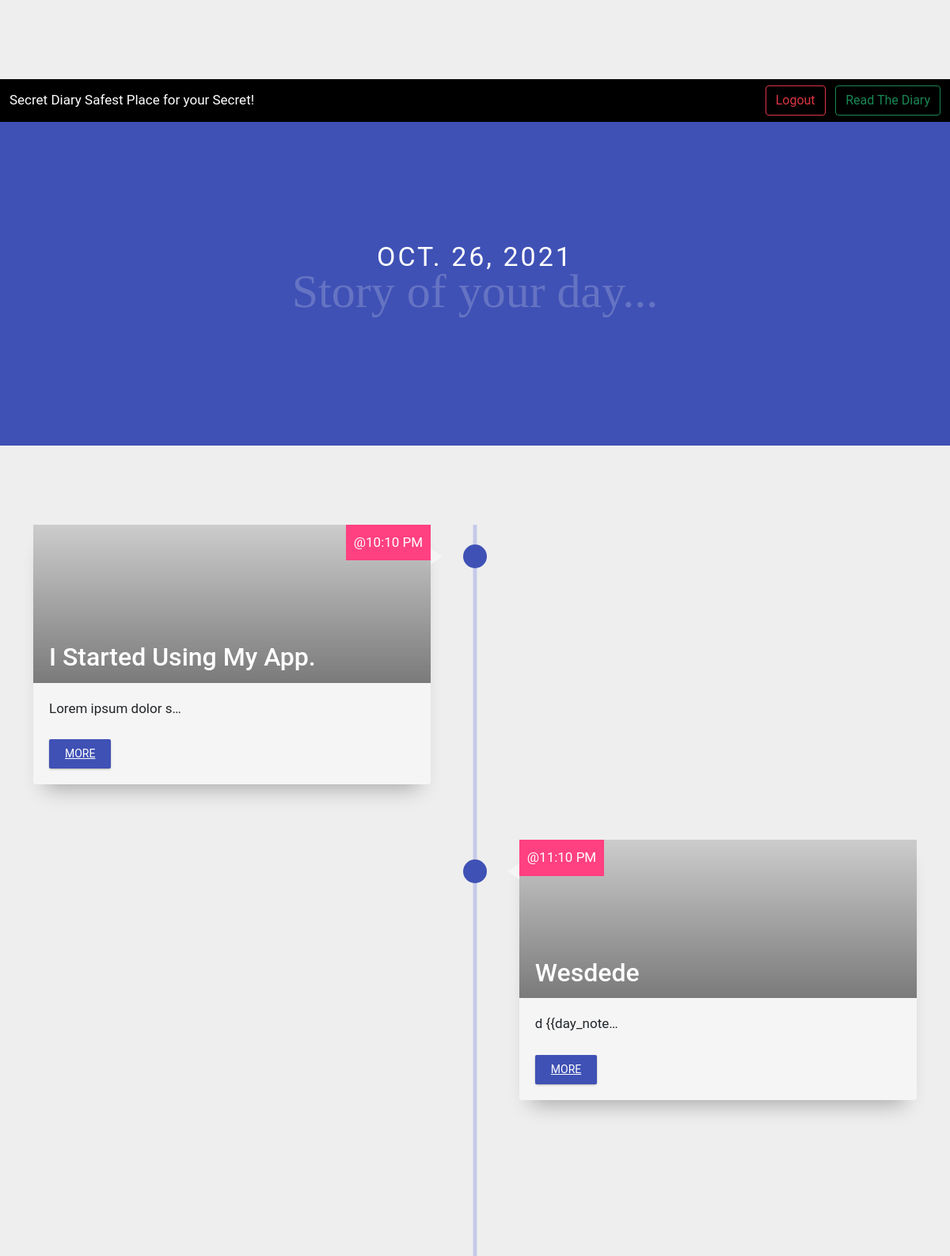
Page /show_date/2021/10/26/ (signed in) on the committed database.
### diary/models.py (models this page shows, shortened)
class Diary_Note(models.Model):
    Owner = models.ForeignKey(User, on_delete=models.CASCADE)
    Title = models.CharField(max_length=100)
    Body  = RichTextField()
    created_date = models.DateTimeField(default=timezone.now)
    def get_more_url(self):
        return reverse('diary:show_note',kwargs={'id':self.id})

### diary/views.py (the view)
# urls.py: path('show_date/<int:year>/<int:month>/<int:day>/',show_date,name='show_date'),
@login_required
def show_date(request,year,month,day):
    day_notes  = Diary_Note.objects.filter(Owner=request.user,
                                            created_date__year = year,
                                            created_date__month = month,
                                            created_date__day = day, )
    return render(request,'diary/day.html',{'day_notes':day_notes})

### templates/diary/day.html (shortened to what this page needs)
{% extends 'base.html' %}
{% load static %}
{%block content %}
<link rel="stylesheet" type="text/css" href="{%static 'css/day.css' %}">
<header>
    <div class="container text-center">
      <h1>{{day_notes.0.created_date|date}}</h1>
      <p>Story of your day...</p>
    </div>
  </header>
{% if  day_notes|length != 1 %}
  <section class="timeline">
    <div class="container">
    {% for note in day_notes %}
      <div class="timeline-item">
        <div class="timeline-img"></div>
        <div class="timeline-content timeline-card {%cycle 'js--fadeInRight' 'js--fadeInLeft' %}">
          <div class="timeline-img-header">
            <h2>{{note.Title|title}}</h2>
          </div>
          <div class="date">@{{note.created_date|date:'h:n A'}}</div>
          <div id='mydiv'>
          <p>{{note.Body|striptags|truncatechars:20}}</p>
          </div>
          <a href={{note.get_more_url}} id='btn-sm'>More</button></a>
        </div>
        </div>
    {%endfor%}
    </div>
  </section>
  {%else%}
  <br>
  <div class="container text-center">
    <h1>{{day_notes.0.Title|safe}}</h1>
    <p>S{{day_notes.0.Body|safe}}</p>
  </div>
  {%endif%}
{%endblock%}

### diary/static/css/day.css (style rules this page uses)
section { padding: 100px 0; }
h1 { font-size: 200%; text-transform: uppercase; letter-spacing: 3px; font-weight: 400; }
header { background: #3f51b5; color: #fff; padding: 150px 0; }
header p { font-family: 'Allura'; color: rgba(255, 255, 255, .2); margin-bottom: 0; font-size: 60px; margin-top: -30px; }
.timeline { position: relative; }
.timeline::before { content: ''; background: #c5cae9; width: 5px; height: 95%; position: absolute; left: 50%; transform: translateX(-50%); }
.timeline-item { width: 100%; margin-bottom: 70px; }
.timeline-item:nth-child(even) .timeline-content { float: right; padding: 40px 30px 10px 30px; }
.timeline-item:nth-child(even) .timeline-content .date { right: auto; left: 0; }
.timeline-item:nth-child(even) .timeline-content::after { content: ''; position: absolute; border-style: solid; width: 0; height: 0; top: 30px; left: -15px; border-width: 10px 15px 10px 0; border-color: transparent #f5f5f5 transparent transparent; }
.timeline-item::after { content: ''; display: block; clear: both; }
.timeline-content { position: relative; width: 45%; padding: 10px 30px; border-radius: 4px; background: #f5f5f5; box-shadow: 0 20px 25px -15px rgba(0, 0, 0, .3); }
.timeline-content::after { content: ''; position: absolute; border-style: solid; width: 0; height: 0; top: 30px; right: -15px; border-width: 10px 0 10px 15px; border-color: transparent transparent transparent #f5f5f5; }
.timeline-img { width: 30px; height: 30px; background: #3f51b5; border-radius: 50%; position: absolute; left: 50%; margin-top: 25px; margin-left: -15px; }
.container a { background: #3f51b5; color: #fff; padding: 8px 20px; text-transform: uppercase; font-size: 14px; margin-bottom: 20px; margin-top: 10px; display: inline-block; border-radius: 2px; box-shadow: 0 1px 3px -1px rgba(0, 0, 0, .6); }
.timeline-card { padding: 0 !important; }
.timeline-card p { padding: 0 20px; }
.timeline-card a { margin-left: 20px; }
.timeline-item .timeline-img-header { background: linear-gradient(rgba(0, 0, 0, 0), rgba(0, 0, 0, .4)), url('https://picsum.photos/1000/800/?random') center center no-repeat; background-size: cover; }
.timeline-img-header { height: 200px; position: relative; margin-bottom: 20px; }
.timeline-img-header h2 { color: #fff; position: absolute; bottom: 5px; left: 20px; }
.date { background: #ff4081; display: inline-block; color: #fff; padding: 10px; position: absolute; top: 0; right: 0; }

### rows in the picture
Diary_Note: created_date "OCT. 26, 2021", Title "I Started Using My App.", created_date "10:10 PM", Body "Lorem ipsum dolor s…"
Diary_Note: Title "Wesdede", created_date "11:10 PM", Body "d {{day_note…"
